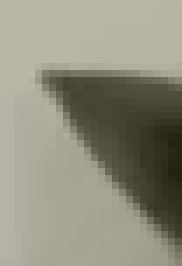
#> input picture PenStrokeOrderJudgement/PenBall/frame_test.png, 26 x 38 px, found by its file name (shown 7 times larger)
$ python subimage_test.py   (older library calls are emulated)
#> lines starting #> are read from the running program, lines starting #| are printed output that depends on the picture; after the words box and inside, x2 and y2 are one past the last pixel; in counts of white or black regions, pixels touching at a corner belong together; long printed decimals are rounded
#!/usr/bin/env python
import cv2
import os
import numpy as np
import matplotlib.pyplot as plt
from sklearn.cluster import KMeans
from numpy import polyfit
import math
from scipy.optimize import leastsq


# [44 lines of commented-out code are left out]


### the line formula us y*sin(theta)+x*cos(theta) = dist
def error(p,x,y):
    #x,y are array; return value is also array
    return y*math.sin(p[0])+x*math.cos(p[0])-p[1]

def get_line_func(error, Xi, Yi):
    p0=[0,1]
    Para=leastsq(error,p0,args=(Xi,Yi)) #把error函数中除了p以外的参数打包到args中
    theta = Para[0][0]
    dist = Para[0][1]
    return theta, dist

def cross_point(theta1, dist1, theta2, dist2):
    # y*sin(theta)+x*cos(theta) = dist
    point_is_exist = False
    x_cross = y_cross = 0

    if theta1 == 0 and theta2 != 0:
        x_cross = dist1
        y_cross = dist1/math.sin(theta1)-x_cross/math.tan(theta1)
        point_is_exist = True
    elif theta2 == 0 and theta1 != 0:
        x_cross = dist2
        y_cross = dist2/math.sin(theta2)-x_cross/math.tan(theta2)
        point_is_exist = True
    elif theta1 == 0 and theta2 == 0:
        pass
    elif math.tan(theta1) != math.tan(theta2):
        k1 = -1.0/math.tan(theta1)
        b1 = dist1/math.sin(theta1)
        k2 = -1.0/math.tan(theta2)
        b2 = dist2/math.sin(theta2)
        x_cross = (b2 - b1) * 1.0 / (k1 - k2)
        y_cross = k1 * x_cross * 1.0 + b1 * 1.0
        point_is_exist = True

    return point_is_exist, [x_cross, y_cross]

    # [15 lines of commented-out code are left out]

img = cv2.imread("./PenBall/frame_test.png")
#> img is the input picture: shape (38, 26, 3); mean B, G, R 126.6, 142.2, 144.9
img_frame = cv2.imread("./PenBall/frame1.png")
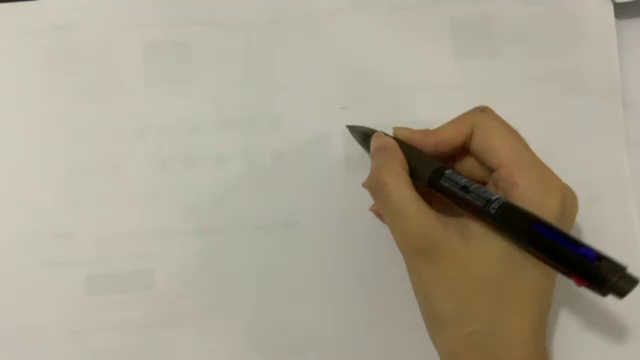
#> input picture PenStrokeOrderJudgement/PenBall/frame1.png, 640 x 360 px, found by its file name
#> img_frame is the input picture: shape (360, 640, 3); mean B, G, R 143.5, 161.1, 168.7
img_frame_copy = img_frame.copy()
img_gray = cv2.cvtColor(img, cv2.COLOR_BGR2GRAY)
detected_edges = cv2.GaussianBlur(img_gray,(3,3),0)
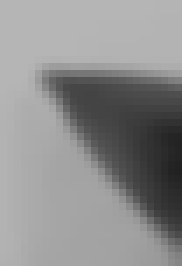
#> detected_edges: shape (38, 26) (shown 7 times larger); min 33, max 181, mean 141.3
detected_edges = cv2.Canny(detected_edges, 80, 240)   # canny detect edge
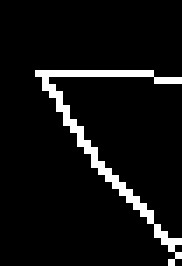
#> detected_edges: shape (38, 26) (shown 7 times larger); 6.7% white in thin lines or dots, all inside (x1, y1, x2, y2) = (5, 10, 26, 38)
edges = detected_edges.copy()

# get edges
#  [colums, rows]
contours, _ = cv2.findContours(edges,cv2.RETR_EXTERNAL,cv2.CHAIN_APPROX_NONE)
#> contours = 1 contour, all with area under 20

edge_pointlist = []
for point in contours[0]:
    edge_pointlist.append([point[0][0], point[0][1]])
#> this loop made 93 passes
#> point on passes 1 to 12: [[5, 10]], [[6, 11]], [[6, 12]], [[7, 13]], [[8, 14]], [[8, 15]], [[9, 16]], [[9, 17]], [[10, 18]], [[11, 19]], [[11, 20]], [[12, 21]]
#> after the loop, edge_pointlist = 93 pairs, first value 5 to 25, second value 10 to 37
print("edge_pointlist_len", len(edge_pointlist))
#| edge_pointlist_len 93

# get gradients on the edges
gX = cv2.Sobel(img_gray, cv2.CV_64F, 1, 0)
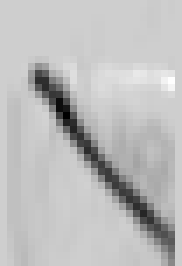
#> gX: shape (38, 26) float64 (shown 7 times larger); min -309, max 73, mean -25.3; drawn with min black and max white
gY = cv2.Sobel(img_gray, cv2.CV_64F, 0, 1)
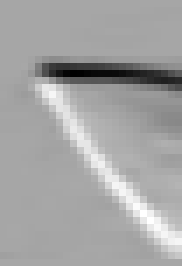
#> gY: shape (38, 26) float64 (shown 7 times larger); min -401, max 214, mean -4.1; drawn with min black and max white

ori_list = []
# x_list = []
# y_list = []
for point in edge_pointlist:
    ori_list.append([gX[point[1]][point[0]], gY[point[1]][point[0]]])
#> this loop made 93 passes
#> after the loop, ori_list = 93 pairs, first value -309 to 73, second value -401 to 214
    # x_list.append(gX[point[1]][point[0]])
    # y_list.append(gY[point[1]][point[0]])

ori_arr = np.asarray(ori_list)
#> ori_arr has the same summary as ori_list

# use kmeans clustering to find 2 clusters of gradients (2 edge lines of the pen tip)
kmeans = KMeans(n_clusters=2, random_state=0).fit(ori_arr)
#print(kmeans.labels_)

class_labels = kmeans.labels_
#> class_labels = 93 values from 0 to 1

# get the points array for 2 lines
line1 = np.asarray([edge_pointlist[idx] for idx, flag in enumerate(class_labels) if flag==1])
#> line1 = 38 pairs, first value 6 to 25, second value 10 to 11
line2 = np.asarray([edge_pointlist[idx] for idx, flag in enumerate(class_labels) if flag==0])
#> line2 = 55 pairs, first value 5 to 25, second value 10 to 37

line1_x =line1[:,0]
#> line1_x = 38 values, max 25 at index 18, min 6 at index 37, mean 15.5
line1_y =line1[:,1]
#> line1_y = 38 values, max 11 at index 15, min 10 at index 0, mean 10.18
line2_x =line2[:,0]
#> line2_x = 55 values, max 25 at index 26, min 5 at index 0, mean 15.07
line2_y =line2[:,1]
#> line2_y = 55 values, max 37 at index 27, min 10 at index 0, mean 23.69

# TODO some frame cannnot fully include 2 edges; or just skip

# use polyfit in numpy to fit the straight lines
# position [colums, rows]
# coeff_line1 = polyfit(line1_x, line1_y, 1)
# coeff_line2 = polyfit(line2_x, line2_y, 1)
# print("coeff1", coeff_line1)
# print("coeff2", coeff_line2)

# use y*sin(theta)+x*cos(theta) = dist to fit the 2 lines
theta1, dist1 = get_line_func(error, line1_x, line1_y)
#> in get_line_func, `Para=leastsq(error,p0,args=(Xi,Yi))`: Para = ([-1.52, -9.44], 1)
#> in get_line_func, `theta = Para[0][0]`: theta = -1.52
#> in get_line_func, `dist = Para[0][1]`: dist = -9.44
#> theta1 = -1.52; dist1 = -9.44
theta2, dist2 = get_line_func(error, line2_x, line2_y)
#> theta2 = -0.663; dist2 = -2.7
print("line1:", theta1, dist1)
#| line1: -1.523 -9.437
print("line2:", theta2, dist2)
#| line2: -0.6629 -2.698

# get the cross point location
point_is_exist, point_loc = cross_point(theta1, dist1, theta2, dist2)
#> in cross_point, `k1 = -1.0/math.tan(theta1)`: k1 = 0.0475
#> in cross_point, `b1 = dist1/math.sin(theta1)`: b1 = 9.45
#> in cross_point, `k2 = -1.0/math.tan(theta2)`: k2 = 1.28
#> in cross_point, `b2 = dist2/math.sin(theta2)`: b2 = 4.38
#> in cross_point, `x_cross = (b2 - b1) * 1.0 / (k1 - k2)`: x_cross = 4.1
#> in cross_point, `y_cross = k1 * x_cross * 1.0 + b1 * 1.0`: y_cross = 9.64
#> point_is_exist = True; point_loc = [4.1, 9.64]
print(point_is_exist, point_loc)
#| True [4.105, 9.642]
if point_is_exist:
    # 340, 115
    cv2.drawMarker(img_frame_copy,position=[round(point_loc[0]+340), round(point_loc[1]+115)],color=(255, 0, 0),
                    markerSize =2, markerType=cv2.MARKER_CROSS, thickness=1)
#> img_frame_copy: shape (360, 640, 3); under 0.01% of pixels changed, all inside (x1, y1, x2, y2) = (343, 124, 346, 127)
else:
    # TODO skip this frame, if no cross point
    pass

# [12 lines of commented-out code are left out]

cv2.imshow("img_line", img_frame_copy)
cv2.waitKey(0)
cv2.destroyAllWindows()
cv2.waitKey(1)


# [50 lines of commented-out code are left out]
